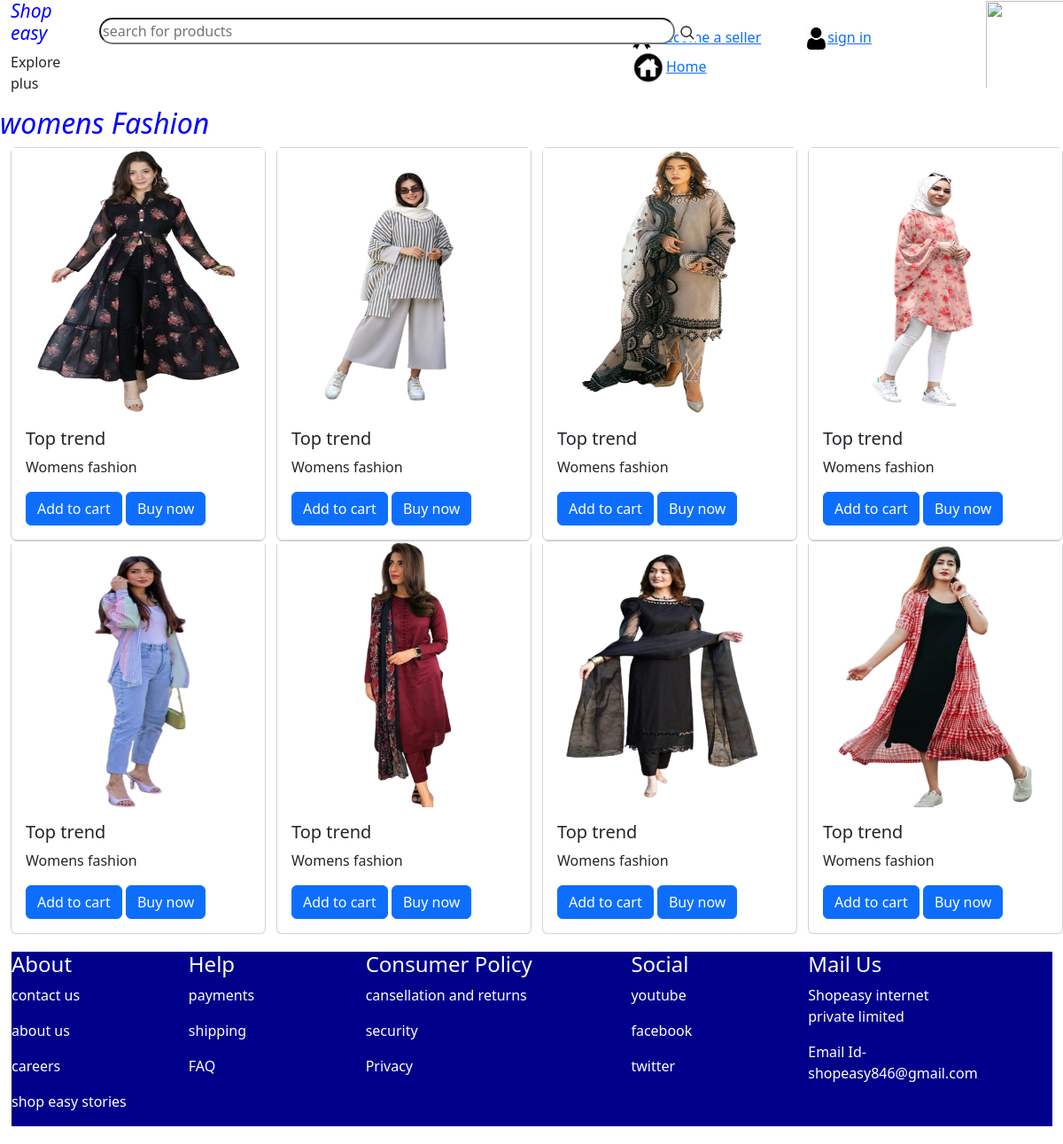
/womens/, run on the app's committed database.
### seller/models.py (models this page shows, shortened)
class Product(models.Model):
    product=models.TextField(db_column='product',null=True)
    description=models.TextField(db_column='description',null=True)
    image=models.ImageField(upload_to='products',db_column='image',null=True)
    stock=models.TextField(db_column='stock',null=True)
    category=models.ForeignKey(Category,on_delete=models.CASCADE,null=True)
    quantity=models.PositiveIntegerField(db_column='quantity',null=True)
    price=models.PositiveIntegerField(db_column='price',null=True)

### customer/views.py (the view)
# urls.py: path('womens/',views.womens,name='womens'),
def womens(request):
    cat=Category.objects.get(name='Womensfashion')
    ph=Product.objects.filter(category=cat)
    return render(request,'customer/Womens.html',{'product':ph})

### customer/templates/customer/womens.html (shortened to what this page needs)
{% load static %}
<!DOCTYPE html>
<html lang="en">
<head>
    <link rel="stylesheet" href="">
    <link href="https://cdn.jsdelivr.net/npm/bootstrap@5.3.2/dist/css/bootstrap.min.css" rel="stylesheet">
</head>
<body>
<div class="container-fluid" >
  <div class="row nav-col-2">
    <div class="col-1 " >
            <h3>Shop easy</h3>
             <p>Explore plus</p>
    </div>
    <div class="col-6">
        <div class="box1" >
            <input class="box"  type="text"name=""id=""placeholder="search for products ">
            <img src="{% static 'images/search1.jpg' %}" alt="">
            </div>
    </div>
    <div class="col-4 icon-3" >
      <a href="{% url 'seller:sellerhome' %}"> become a seller</a> <a href="{% url 'customer:signup' %}"> <img src="{% static 'images/icon7.jpg' %}" alt="">sign in</a><a href="{% url 'customer:home' %}"><img class="i8" src="{% static 'images/icon8.jpg' %}" alt="">Home</a>
    </div>
    <div class="col-1">
        <img src="{% static 'images/icon10.jpg' %}" alt="">
    </div>
    </div>
</div>
    <h2>womens Fashion</h2>
<div class="container-fluid">
   <div class="row">
    {% for i in product %}
      <div class="col-2">
        <div class="card " style="width: 18rem;">
            <img class="gd" src="{{i.image.url}}" class="card-img-top" alt="...">
            <div class="card-body">
              <h5 class="card-title">{{i.product}}</h5>
              <p class="card-text">{{i.description}}</p>
              <form action="{% url 'customer:add_to_cart' i.id %}" method="post">
                <button type="submit" class="btn btn-primary">Add to cart</button>
                <a href="{% url 'customer:pay' %}" class="btn btn-primary ">Buy now</a>
            </form>
            </div>
         </div>
      </div>
      <div class="col-1"></div>
      {% endfor %}
   </div>
   <div class="footer">
   <div class="row">
   <div class="col-2">
    <h4>About</h4>
    <p>contact us</p>
    <p>about us</p>
    <p>careers</p>
    <p>shop easy stories</p>
  </div>
  <div class="col-2">
    <h4>Help</h4>
    <p>payments</p>
    <p>shipping</p>
    <p>FAQ</p>
  </div>
  <div class="col-3">
    <h4>Consumer Policy</h4>
    <p>cansellation and returns</p>
    <p>security</p>
    <p>Privacy</p>
  </div>
  <div class="col-2">
  <h4>Social</h4>
  <p>youtube</p>
  <p>facebook</p>
  <p>twitter</p>
  </div>
  <div class="col-2">
    <h4>Mail Us</h4>
    <p>Shopeasy internet private limited</p>
    <p>Email Id-shopeasy846@gmail.com</p>
  </div>
</div>
</div>
</div>

### customer/templates/customer/womens.html (style rules this page uses)
.nav-col-2 { height: 100px; }
h3 { font-size: 21px; color: blue; font-style: italic; }
p { padding-top: 0px; }
.box { height: 30px; width: 650px; border-radius: 15px; font-size: medium; }
.box1 { position: absolute; }
.box1 { padding-top: 20px; }
.icon-3 { padding-top: 30px; }
.col-1 img { height: 100px; width: 100px; padding: 1px; }
h2 { color: blue; font-style: italic; }
.gd { height: 300px; }
.row { margin-bottom: 20px; }
.footer { background-color:darkblue; color: white; border-left: 1px solid white; }
.i8 { height: 40px; width: 40px; }

### data on the page
Product: image (picture), product "Top trend", description "Womens fashion"
Product: image (picture), product "Top trend", description "Womens fashion"
Product: image (picture), product "Top trend", description "Womens fashion"
Product: image (picture), product "Top trend", description "Womens fashion"
Product: image (picture), product "Top trend", description "Womens fashion"
Product: image (picture), product "Top trend", description "Womens fashion"
Product: image (picture), product "Top trend", description "Womens fashion"
Product: image (picture), product "Top trend", description "Womens fashion"
